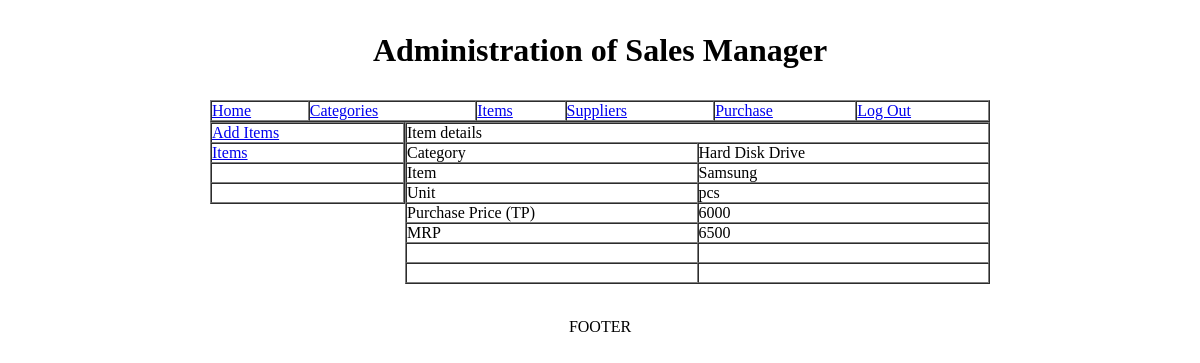
The app's page /item_details.php?item_id=2 (signed in) with its own data.
### tables this page shows
CREATE TABLE IF NOT EXISTS `items` (
  `item_id` int(11) NOT NULL auto_increment,
  `item_name` varchar(255) NOT NULL,
  `category_id` int(11) NOT NULL,
  `mesure_unit` varchar(50) NOT NULL,
  `purchase_price` float NOT NULL,
  `mrp` float NOT NULL,
  PRIMARY KEY  (`item_id`)
);

CREATE TABLE IF NOT EXISTS `categories` (
  `category_id` int(11) NOT NULL auto_increment,
  `category` varchar(255) NOT NULL,
  PRIMARY KEY  (`category_id`)
);

### item_details.php (the view, shortened to what this page needs)
<!DOCTYPE html PUBLIC "-//W3C//DTD XHTML 1.0 Transitional//EN" "http://www.w3.org/TR/xhtml1/DTD/xhtml1-transitional.dtd">
<html xmlns="http://www.w3.org/1999/xhtml">
<head>
<link rel="stylesheet" href="style/style.css" type="text/css" />
</head>
<body>
<table width="780" border="0" align="center" cellpadding="0" cellspacing="0">
  <tr>
    <td height="100" colspan="2" align="center"><?php include('common_files/header.php'); ?></td>
  </tr>
  <tr>
    <td colspan="2" align="center" valign="top">
      <?php include('common_files/top_menu.php'); ?>
    </td>
  </tr>
  <tr>
    <td width="25%" valign="top"><?php include('common_files/items_submenu.php'); ?></td>
    <td valign="top">
	<?php
	$sql="SELECT * FROM items, categories WHERE item_id=" . $_REQUEST["item_id"] . " and items.category_id = categories.category_id ";
	$con=connect_db();
	$result = mysql_query ($sql, $con);
	if ($result && mysql_num_rows ($result)>0){
	$data = mysql_fetch_array ($result);
	?>
	 <table width="100%" border="1" align="center" cellpadding="0" cellspacing="0">
        <tr>
          <td colspan="2"> Item details </td>
        </tr>
        <tr>
          <td width="50%">Category</td>
          <td width="50%"><?=$data["category"]?></td>
        </tr>
        <tr>
          <td>Item</td>
          <td><?=$data["item_name"]?></td>
        </tr>
        <tr>
          <td>Unit</td>
          <td><?=$data["mesure_unit"]?></td>
        </tr>
        <tr>
          <td>Purchase Price (TP) </td>
          <td><?=$data["purchase_price"]?></td>
        </tr>
        <tr>
          <td>MRP</td>
          <td><?=$data["mrp"]?></td>
        </tr>
        <tr>
          <td>&nbsp;</td>
          <td>&nbsp;</td>
        </tr>
        <tr>
          <td>&nbsp;</td>
          <td>&nbsp;</td>
        </tr>
        <?php
		}
		?>
		</table>
	  <br />
    </td></tr>
  <tr>
    <td height="50" colspan="2" align="center"><?php include('common_files/footer.php'); ?></td>
  </tr>
</table>
</body>
</html>

### style/style.css (style rules this page uses)
body { margin:0; padding:0; border:0; }

### records on screen
items: category.category "Hard Disk Drive", item_name "Samsung", mesure_unit "pcs", purchase_price "6000", mrp "6500"

### other values on screen
APP_TITLE "Sales Manager"
